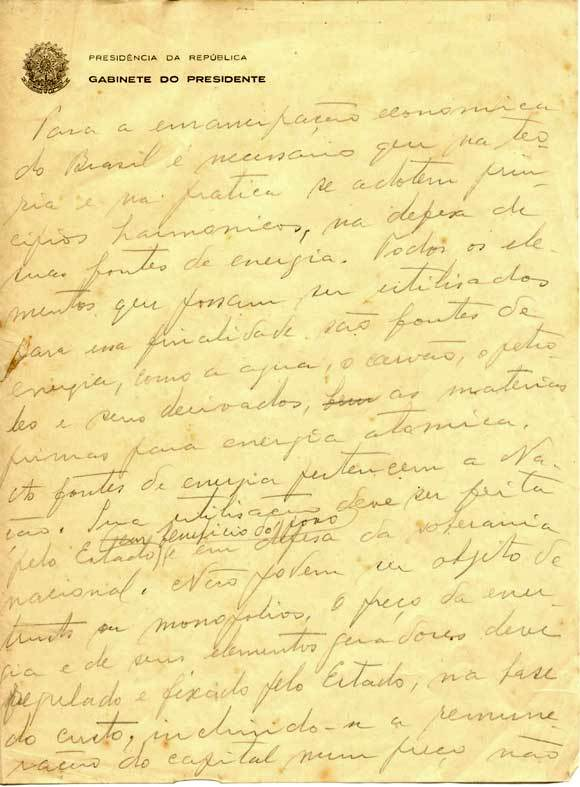
#> input picture codigo/maps/carta_getulio.jpg, 580 x 787 px; its folder holds 4 pictures in this run
$ python limiar.py
#> lines starting #> are read from the running program, lines starting #| are printed output that depends on the picture; after the words box and inside, x2 and y2 are one past the last pixel; in counts of white or black regions, pixels touching at a corner belong together
import numpy as np
import cv2
from matplotlib import pyplot as plt
import glob


def showSingleImage(img, title, size):
    #               imagem,titulo,tamanho
    fig, axis = plt.subplots()

    axis.imshow(img, 'gray')
    axis.set_title(title)
    plt.show()

def showMultipleImages(imgsArray, titlesArray, size, x, y):
                        #imagens , titulos, tamanho quantidade x e quantidade no y
    if(x < 1 or y < 1):
        print("ERRO: X e Y não podem ser zero ou abaixo de zero!")
        return
    elif(x == 1 and y == 1):
        showSingleImage(imgsArray, titlesArray)
        #exibe uma imagem
    elif(x == 1):
        #tratamento vertical
        fig, axis = plt.subplots(y )
        #                       quantas linhas,quantas colunas
        yId = 0
        for img in imgsArray:
            #axis[yid] anda no eixo y
            axis[yId].imshow(img, 'gray')
            axis[yId].set_anchor('NW')
            axis[yId].set_title(titlesArray[yId] )
                #       coloca o titulo no array adequado

            yId += 1
    elif(y == 1):
        #tratamento horizontal
        fig, axis = plt.subplots(1, x )
                                #só vai passar o total de linhas e colunas
        fig.suptitle(titlesArray)
        #superior title, coloca o titulo no meio,centralizada
        yId = 0
        for img in imgsArray:
            axis[yId].imshow(img, 'gray')
            axis[yId].set_anchor('NW')
            axis[yId].set_title(titlesArray[yId] )

            yId += 1
    else:
        #grades 2 por 2 em diante
        fig, axis = plt.subplots(y, x )
                                #total de linha,total de coluna
        xId, yId, titleId = 0, 0, 0
        #contador de xid,contador de y id e contador de titulos separadamente
        for img in imgsArray:
            axis[yId, xId].set_title(titlesArray[titleId] )
            #colocando titulo em cada imagem com suas configurações
            axis[yId, xId].set_anchor('NW')
            axis[yId, xId].imshow(img, 'gray')
            if(len(titlesArray[titleId]) == 0):
                axis[yId, xId].axis('off')

            titleId += 1
            xId += 1
            if xId == x:
                xId = 0
                yId += 1
    plt.show()
    cv2.waitKey(0)
    cv2.destroyAllWindows()

def main():
    folder = 'maps/*'
    image_files_list = glob.glob(folder)

    #Criando as variaveis para as imagens usando a lista do glob
    cartaGetulio = image_files_list[0]
    mapa_1 = image_files_list[1]
    mapa_2 = image_files_list[2]
    mapa_3 = image_files_list[3]

    #Carregando as imagens
    carta_cinza = cv2.imread(cartaGetulio, 0)
#> carta_cinza: shape (787, 580); min 0, max 255, mean 221.5
    mapa_1_cinza = cv2.imread(mapa_1, 0)
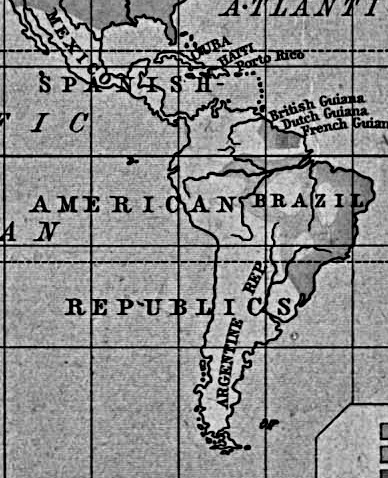
#> input picture codigo/maps/mapa1.jpg, 388 x 478 px
#> mapa_1_cinza is the input picture: shape (478, 388); min 0, max 241, mean 141.8
    mapa_2_cinza = cv2.imread(mapa_2, 0)
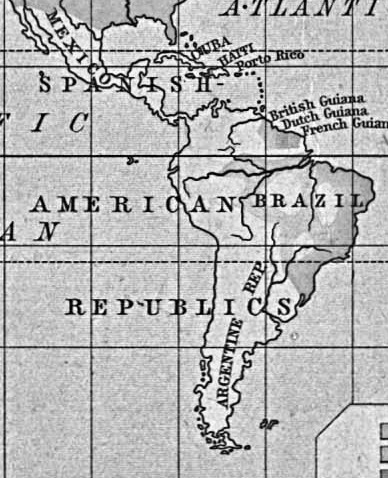
#> input picture codigo/maps/mapa2.jpg, 388 x 478 px
#> mapa_2_cinza is the input picture: shape (478, 388); min 0, max 255, mean 181.2

    eq = cv2.equalizeHist(mapa_2_cinza)
    #histograma

    mapa_3_cinza = cv2.imread(mapa_3, 0)
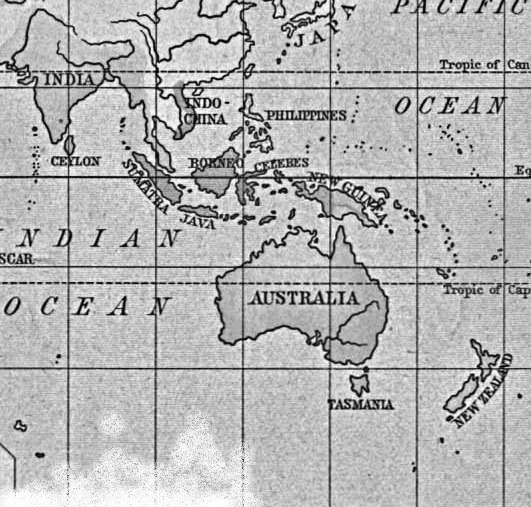
#> input picture codigo/maps/mapa3.jpg, 531 x 507 px
#> mapa_3_cinza is the input picture: shape (507, 531); min 0, max 255, mean 179.9

    block_size = 171 #Tamanho da janela em que vao se calcular as regioes, quanto maior mais ele vai considerar
    C = 120 #


    ret, thresh_img = cv2.threshold(carta_cinza, 180, 255, cv2.THRESH_BINARY)  # binary explicada em baixo.
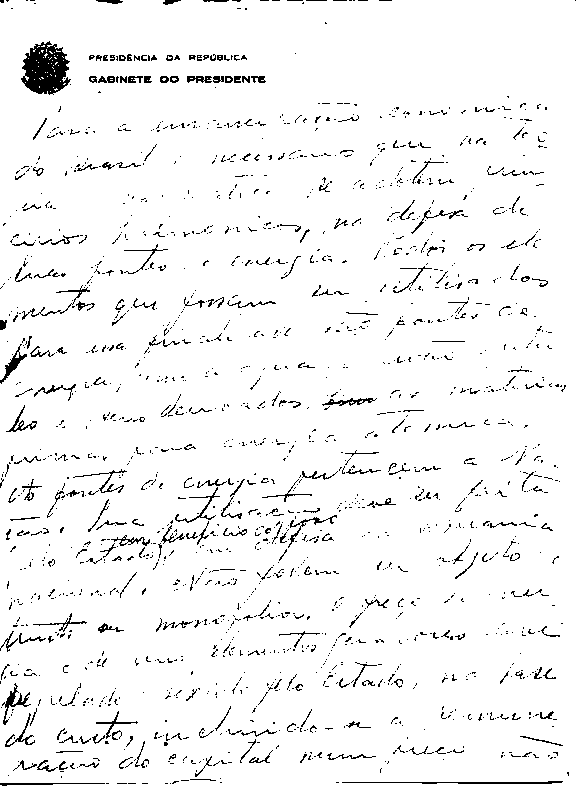
#> thresh_img: shape (787, 580); 95.5% white; black in thin lines or dots
                                                #preto #branco
    #ret retorna a limiarização  e thresh img a imagem limiarizada
    #               aplica a limiarização,nome da imagem,limiar(min), valor do tom acima do limiar para todos que tiverrem igual ou acima ficar branco(255)
    #limiarização, separação das cores. Quem tiver abaixo vai ficar preto, quem estiver acima fica branco
    ret, thresh_img1 = cv2.threshold(mapa_1_cinza, 180, 255, cv2.THRESH_BINARY)  #Vai precisar aplicar um filtro para remover as linha
#> thresh_img1: shape (478, 388); 19.8% white in thin lines or dots
    medianImg = cv2.medianBlur(thresh_img1, 5)
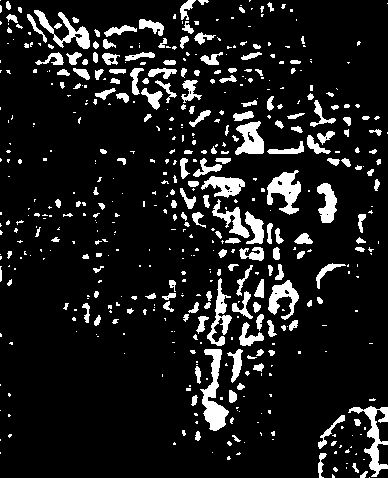
#> medianImg: shape (478, 388); 11.2% white; 513 white regions (325 under 20 px), largest, box (x1, y1, x2, y2) and area: (200, 349, 229, 431) 1014, (348, 406, 388, 477) 812, (267, 170, 301, 215) 803
    #Desfoca uma imagem usando o filtro mediano.
    #A função suaviza uma imagem usando o filtro mediano com a abertura ksize×ksize. Cada canal de uma imagem multicanal é processado independentemente. A operação no local é suportada.


    imgAdapMean_3 = cv2.adaptiveThreshold(eq, 255, cv2.ADAPTIVE_THRESH_GAUSSIAN_C, cv2.THRESH_BINARY, block_size, C)
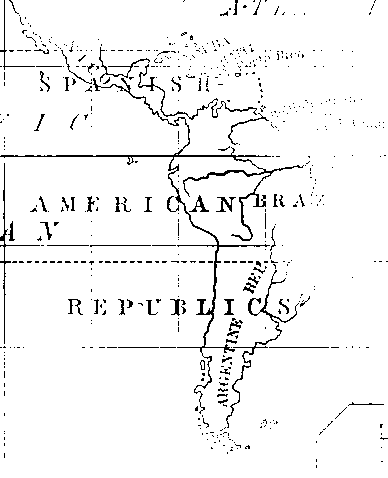
#> imgAdapMean_3: shape (478, 388); 95.5% white; black in thin lines or dots
                                            #img,valormax,configuração,                                            #faz a media e deduz em C
                                                        #Soma ponderada das gaussianas atraves de  uma formula abaixo fica preto e acima fica branco
    _, imgNormThresh_3 = cv2.threshold(mapa_3_cinza, 40, 255, cv2.THRESH_BINARY)
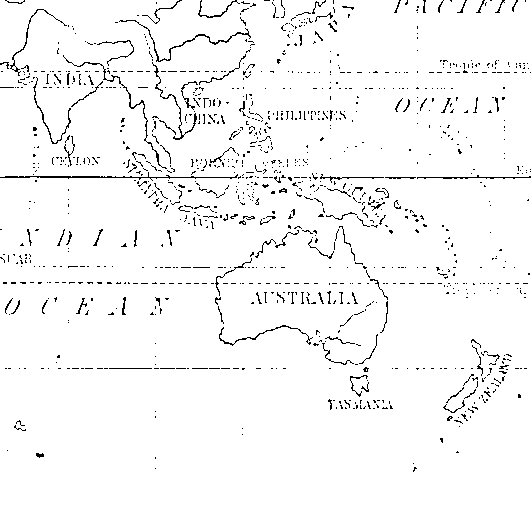
#> imgNormThresh_3: shape (507, 531); 96.5% white; black in thin lines or dots


    imgsArray = [thresh_img,  medianImg, imgAdapMean_3, imgNormThresh_3]
    titlesArray = ['THRESH_BINARY', 'THRESH_BINARY', 'ADAPTIVE_THRESH_MEAN_C', 'THRESH_BINARY']
    #                                                   #adaptativa permite que a imagem dividida tenha um limiar proprio. baseada em média pegando a regiao da imagem e calculando sua média,soma e divide.Abaixo da media vai ficar preto e acima branco
    showMultipleImages(imgsArray, titlesArray, (20, 16), 2, 2)
#> the loop in showMultipleImages, `for img in imgsArray:` made 4 passes
#> yId on passes 2, 4: 1, 2
#> after the loop in showMultipleImages, `for img in imgsArray:`: titleId = 4; xId = 0; yId = 2


if __name__ == "__main__":
    main()
